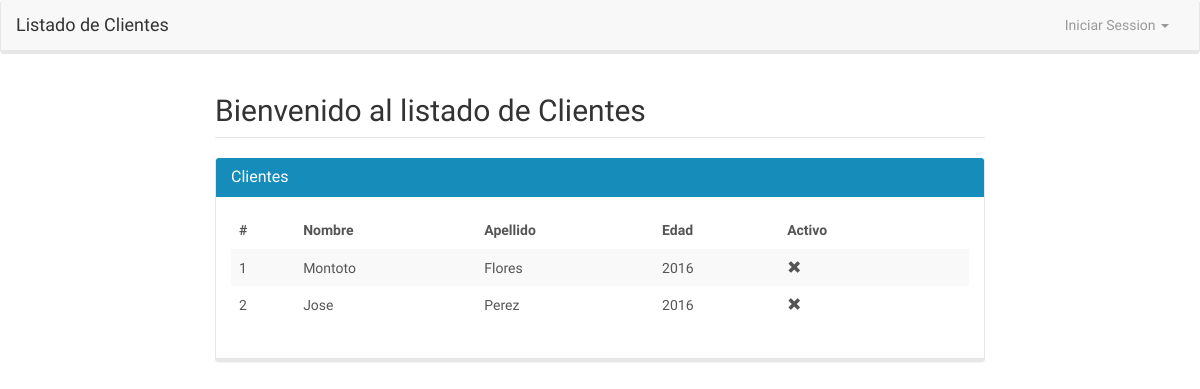
Before: / with the older database file.
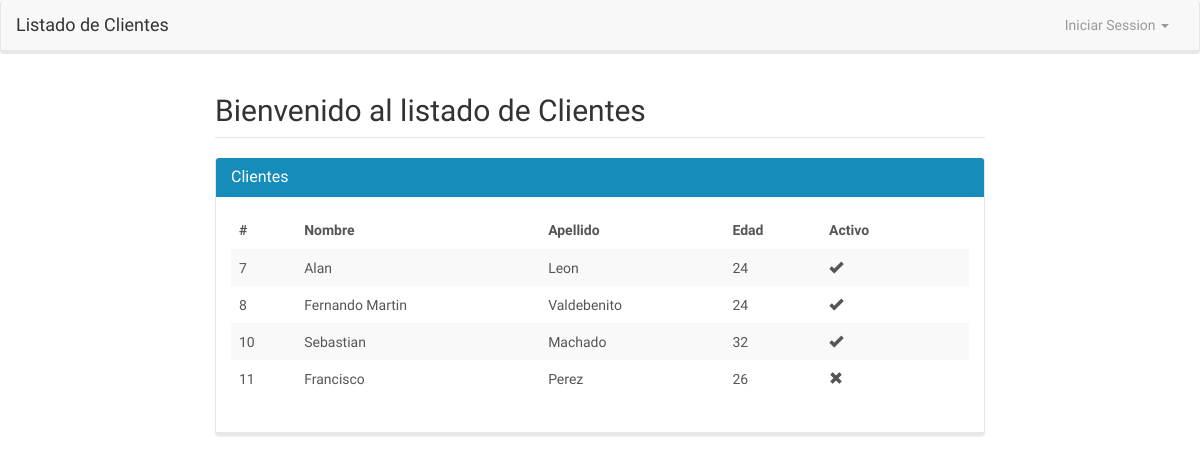
After: the same page with the newer database file.
### tables this page shows
CREATE TABLE IF NOT EXISTS `clientes` (
  `id` int(10) unsigned NOT NULL AUTO_INCREMENT,
  `apellido` varchar(50) NOT NULL,
  `nombre` varchar(50) NOT NULL,
  `fecha_nac` date NOT NULL,
  `activo` tinyint(1) NOT NULL,
  PRIMARY KEY (`id`)
);

### db/cliente.class.php (called while the page is built, shortened)
<?php
class Cliente {
	function obtener_clientes()
	{
		$conn = new conexion();
		try{
			$sql = "SELECT * FROM clientes";
			$stmt = $conn->prepare($sql);
			$stmt->execute();
			if($stmt->rowCount() > 0)
			{
				$clientes = $stmt->fetchAll(PDO::FETCH_ASSOC);
				foreach ($clientes as &$cliente)
				{
					list($Y,$m,$d) = explode("-", $cliente['fecha_nac']);
				}
				return $clientes;
			}
		} catch(PDOException $e){
			throw new Exception($e->getMessage());
		}
	}
}

### controllers/cont_index.php (called while the page is built, shortened)
<?php
	require_once __DIR__."/../db/cliente.class.php";
	try
	{
		$c = new Cliente();
		$resultado = $c->obtener_clientes();
	}catch(Exception $e)
	{
		header("Location: /error/Errores.php?msg".$e->getMessage());
		die();
	}
?>

### index.php (the view, shortened to what this page needs)
<?php include "controllers/cont_index.php"; ?>
<!DOCTYPE html>
<html lang="en">
  <head>
    <link href="recursos/css/bootstrap.min.css" rel="stylesheet">
  </head>
  <body>
    <nav class="navbar navbar-default">
      <div class="container-fluid">
        <div class="navbar-header">
          <a class="navbar-brand" href="#">Listado de Clientes</a>
        </div>
        <div class="collapse navbar-collapse" id="bs-example-navbar-collapse-1">
          <ul class="nav navbar-nav navbar-right">
            <?php if(!isset($_SESSION['nombre'])):?>
             <li class="dropdown">
              <a href="#" class="dropdown-toggle" data-toggle="dropdown" role="button" aria-expanded="false">Iniciar Session <span class="caret"></span></a>
              </li>
            <?php endif;?>
          </ul>
        </div>
      </div>
    </nav>
    <div class="col-md-2"></div>
    <div class="col-md-8">
    <legend> <h2>Bienvenido al listado de Clientes</h2></legend>
    <div class="panel panel-primary">
      <div class="panel-heading">
        <h3 class="panel-title">Clientes</h3>
      </div>
      <div class="panel-body">
      <table class="table table-striped table-hover ">
      <thead>
        <tr>
          <th>#</th>
          <th>Nombre</th>
          <th>Apellido</th>
          <th>Edad</th>
          <th>Activo</th>
        </tr>
      </thead>
      <tbody>
        <?php if(!empty($resultado)): ?>
          <?php foreach ($resultado as $cliente): ?>
            <tr>
              <td><?php echo $cliente['id']; ?></td>
              <td><?php echo $cliente['nombre']; ?></td>
              <td><?php echo $cliente['apellido']; ?></td>
              <td><?php echo $cliente['edad']; ?></td>
              <?php if($cliente['activo'] == 0):?>
                <td><span class="glyphicon glyphicon-remove" aria-hidden="true"></span></td>
              <?php else:?>
                <td><span class="glyphicon glyphicon-ok" aria-hidden="true"></span></td>
              <?php endif;?>
              <td>
              </td>
            </tr>
          <?php endforeach; ?>
        <?php endif; ?>
      </tbody>
      </table>
      </div>
    </div>
    </div>
    <div class="col-md-2"></div>
  </body>
</html>

Changed rows visible on the page:
removed clientes: id "1", nombre "Montoto", apellido "Flores", edad "2016"
removed clientes: id "2", nombre "Jose", apellido "Perez", edad "2016"
added clientes: id "7", nombre "Alan", apellido "Leon", edad "24", activo 1 (drawn)
added clientes: id "8", nombre "Fernando Martin", apellido "Valdebenito", edad "24", activo 1 (drawn)
added clientes: id "10", nombre "Sebastian", apellido "Machado", edad "32", activo 1 (drawn)
added clientes: id "11", nombre "Francisco", apellido "Perez", edad "26", activo 0 (drawn)
